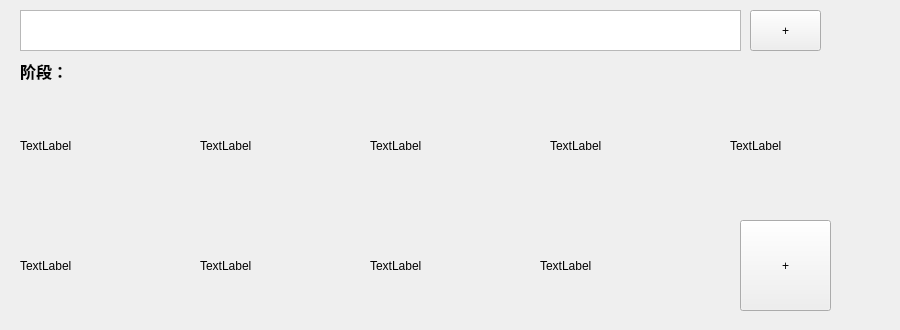
    <widget class="QWidget" name="page_2">
     <widget class="QListView" name="lv2_cure_stage">
      <property name="geometry">
       <rect>
        <x>20</x>
        <y>10</y>
        <width>721</width>
        <height>41</height>
       </rect>
      </property>
      <property name="font">
       <font>
        <pointsize>12</pointsize>
       </font>
      </property>
      <property name="flow">
       <enum>QListView::LeftToRight</enum>
      </property>
     </widget>
     <widget class="QPushButton" name="pb2_insert_picture">
      <property name="geometry">
       <rect>
        <x>750</x>
        <y>10</y>
        <width>71</width>
        <height>41</height>
       </rect>
      </property>
      <property name="text">
       <string>+</string>
      </property>
     </widget>
     <widget class="QLabel" name="label_49">
      <property name="geometry">
       <rect>
        <x>20</x>
        <y>60</y>
        <width>141</width>
        <height>21</height>
       </rect>
      </property>
      <property name="font">
       <font>
        <family>Aharoni</family>
        <pointsize>12</pointsize>
        <weight>75</weight>
        <bold>true</bold>
       </font>
      </property>
      <property name="text">
       <string>阶段：</string>
      </property>
     </widget>
     <widget class="QLabel" name="lb2_1">
      <property name="geometry">
       <rect>
        <x>20</x>
        <y>90</y>
        <width>161</width>
        <height>111</height>
       </rect>
      </property>
      <property name="maximumSize">
       <size>
        <width>161</width>
        <height>111</height>
       </size>
      </property>
      <property name="text">
       <string>TextLabel</string>
      </property>
     </widget>
     <widget class="QLabel" name="lb2_2">
      <property name="geometry">
       <rect>
        <x>200</x>
        <y>90</y>
        <width>161</width>
        <height>111</height>
       </rect>
      </property>
      <property name="maximumSize">
       <size>
        <width>161</width>
        <height>111</height>
       </size>
      </property>
      <property name="text">
       <string>TextLabel</string>
      </property>
     </widget>
     <widget class="QLabel" name="lb2_3">
      <property name="geometry">
       <rect>
        <x>370</x>
        <y>90</y>
        <width>161</width>
        <height>111</height>
       </rect>
      </property>
      <property name="maximumSize">
       <size>
        <width>161</width>
        <height>111</height>
       </size>
      </property>
      <property name="text">
       <string>TextLabel</string>
      </property>
     </widget>
     <widget class="QLabel" name="lb2_4">
      <property name="geometry">
       <rect>
        <x>550</x>
        <y>90</y>
        <width>161</width>
        <height>111</height>
       </rect>
      </property>
      <property name="maximumSize">
       <size>
        <width>161</width>
        <height>111</height>
       </size>
      </property>
      <property name="text">
       <string>TextLabel</string>
      </property>
     </widget>
     <widget class="QLabel" name="lb2_5">
      <property name="geometry">
       <rect>
        <x>730</x>
        <y>90</y>
        <width>161</width>
        <height>111</height>
       </rect>
      </property>
      <property name="maximumSize">
       <size>
        <width>161</width>
        <height>111</height>
       </size>
      </property>
      <property name="text">
       <string>TextLabel</string>
      </property>
     </widget>
     <widget class="QLabel" name="lb2_6">
      <property name="geometry">
       <rect>
        <x>20</x>
        <y>210</y>
        <width>161</width>
        <height>111</height>
       </rect>
      </property>
      <property name="maximumSize">
       <size>
        <width>161</width>
        <height>111</height>
       </size>
      </property>
      <property name="text">
       <string>TextLabel</string>
      </property>
     </widget>
     <widget class="QLabel" name="lb2_7">
      <property name="geometry">
       <rect>
        <x>200</x>
        <y>210</y>
        <width>161</width>
        <height>111</height>
       </rect>
      </property>
      <property name="maximumSize">
       <size>
        <width>161</width>
        <height>111</height>
       </size>
      </property>
      <property name="text">
       <string>TextLabel</string>
      </property>
     </widget>
     <widget class="QLabel" name="lb2_8">
      <property name="geometry">
       <rect>
        <x>370</x>
        <y>210</y>
        <width>161</width>
        <height>111</height>
       </rect>
      </property>
      <property name="maximumSize">
       <size>
        <width>161</width>
        <height>111</height>
       </size>
      </property>
      <property name="text">
       <string>TextLabel</string>
      </property>
     </widget>
     <widget class="QLabel" name="lb2_9">
      <property name="geometry">
       <rect>
        <x>540</x>
        <y>210</y>
        <width>161</width>
        <height>111</height>
       </rect>
      </property>
      <property name="maximumSize">
       <size>
        <width>161</width>
        <height>111</height>
       </size>
      </property>
      <property name="text">
       <string>TextLabel</string>
      </property>
     </widget>
     <widget class="QPushButton" name="pushButton_10">
      <property name="geometry">
       <rect>
        <x>740</x>
        <y>220</y>
        <width>91</width>
        <height>91</height>
       </rect>
      </property>
      <property name="text">
       <string>+</string>
      </property>
     </widget>
    </widget>
